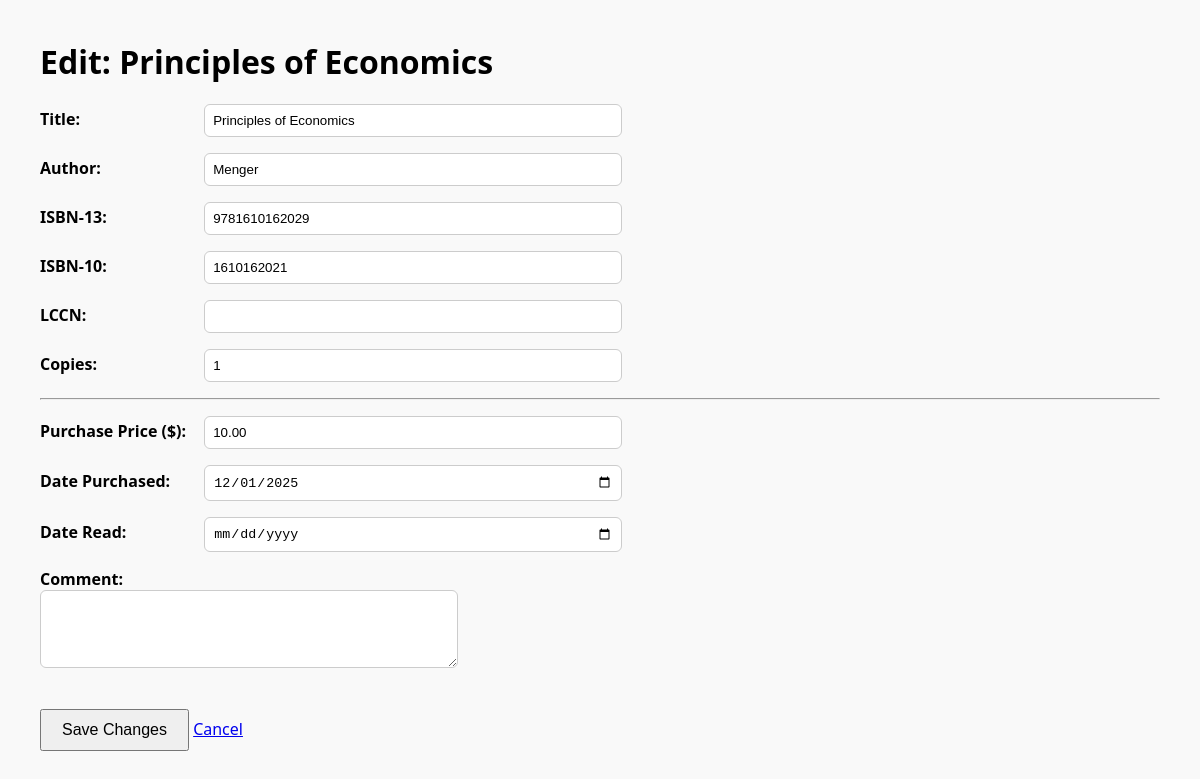
Page /edit/1 on the earlier database version.
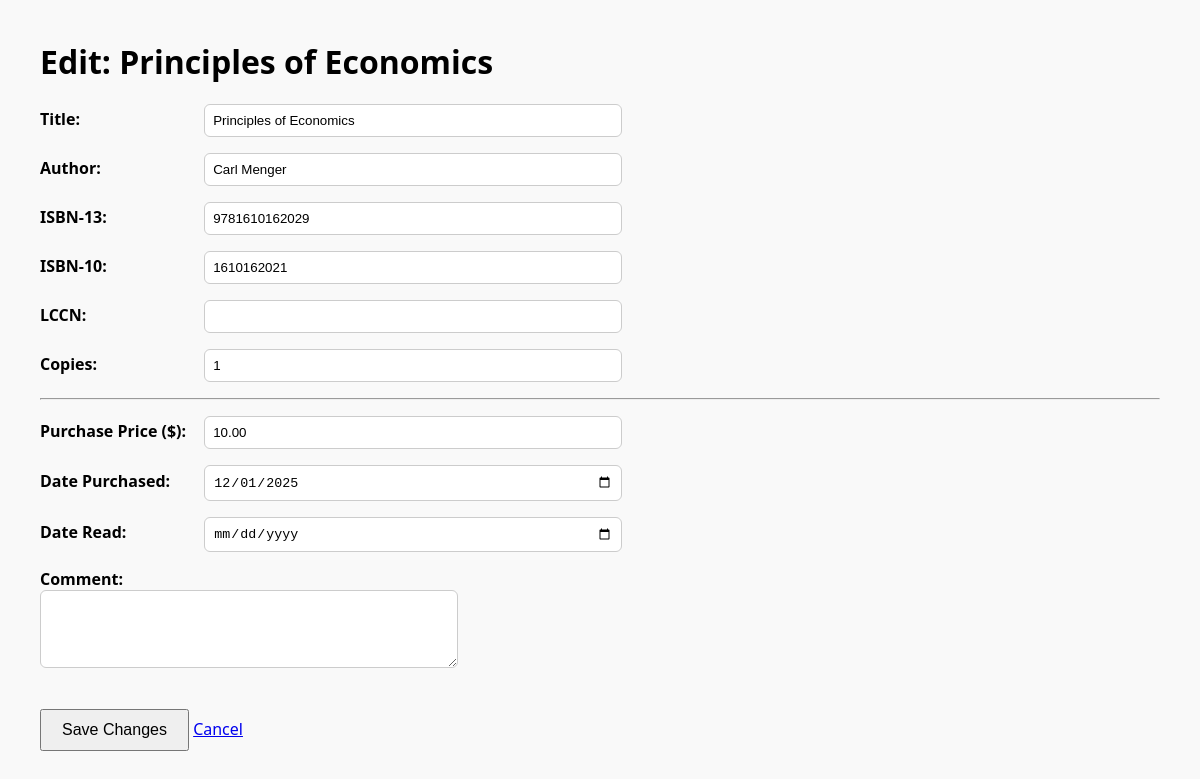
Same page on the later database version.
### models.py (models this page shows)
class Book(Base):
    __tablename__ = "books"
    id = Column(Integer, primary_key=True)
    title = Column(String, nullable=False, index=True)
    author = Column(String, nullable=False, index=True)
    isbn13 = Column(String, unique=True, index=True)
    isbn10 = Column(String, unique=True, index=True)
    lccn = Column(String, unique=True, index=True)
    description = Column(String)
    cover_url = Column(String)
    copies = Column(Integer, default=1, nullable=False)
    purchase_price = Column(Numeric(10, 2), nullable=True)
    date_purchased = Column(Date, nullable=True)
    date_read = Column(Date, nullable=True)
    comment = Column(String, nullable=True)

### main.py (the view)
@app.get("/edit/{book_id}", response_class=HTMLResponse)
async def edit_form(book_id: int, request: Request, db: AsyncSession = Depends(get_db)):
    book = await get_book(db, book_id)
    if not book:
        raise HTTPException(404, "Book not found")
    return templates.TemplateResponse("edit.html", {"request": request, "book": book})

### templates/edit.html (shortened to what this page needs)
<!DOCTYPE html>
<html>
<head><title>Edit Book</title>
</head>
<body>
<h1>Edit: {{ book.title }}</h1>
<form method="post">
    <p><label>Title:</label>     <input name="title" value="{{ book.title }}" required></p>
    <p><label>Author:</label>    <input name="author" value="{{ book.author }}" required></p>
    <p><label>ISBN-13:</label>   <input name="isbn13" value="{{ book.isbn13 or '' }}"></p>
    <p><label>ISBN-10:</label>   <input name="isbn10" value="{{ book.isbn10 or '' }}"></p>
    <p><label>LCCN:</label>      <input name="lccn" value="{{ book.lccn or '' }}"></p>
    <p><label>Copies:</label>    <input name="copies" type="number" min="1" value="{{ book.copies }}" required></p>
    <hr>
    <p><label>Purchase Price ($):</label> <input name="purchase_price" type="number" step="0.01" value="{{ book.purchase_price }}"></p>
    <p><label>Date Purchased:</label>   <input name="date_purchased" type="date" value="{{ book.date_purchased }}"></p>
    <p><label>Date Read:</label>        <input name="date_read" type="date" value="{{ book.date_read }}"></p>
    <p><label>Comment:</label><br>
       <textarea name="comment" rows="4">{{ book.comment or '' }}</textarea></p>
    <button type="submit">Save Changes</button>
    <a href="/">Cancel</a>
</form>
</body>
</html>

### templates/edit.html (style rules this page uses)
body { font-family:system-ui;margin:40px;background:#f9f9f9; }
label { display:inline-block;width:160px;font-weight:bold; }
input, textarea { padding:8px;width:400px;border-radius:6px;border:1px solid #ccc; }
button { padding:10px 20px;font-size:16px;margin-top:20px; }

Differences in the rows shown:
changed Book "Principles of Economics": author "Menger" → "Carl Menger"
